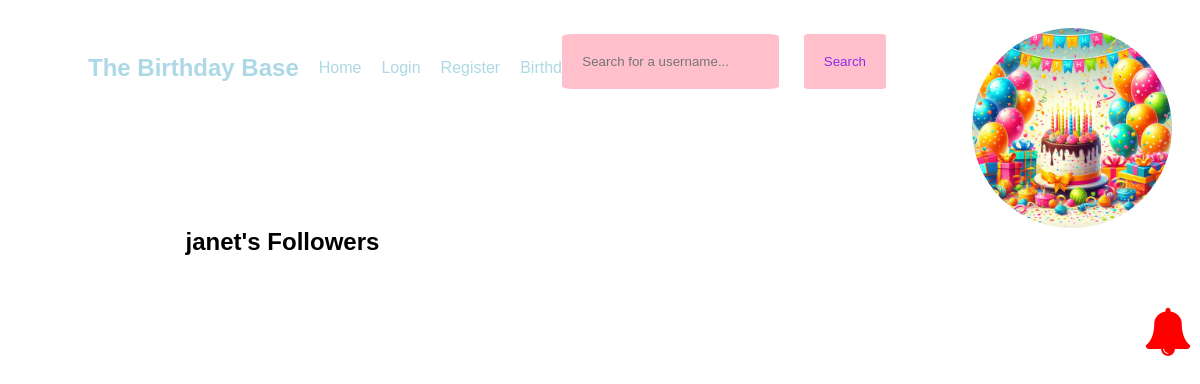
Before: /followers/janet with the older database file.
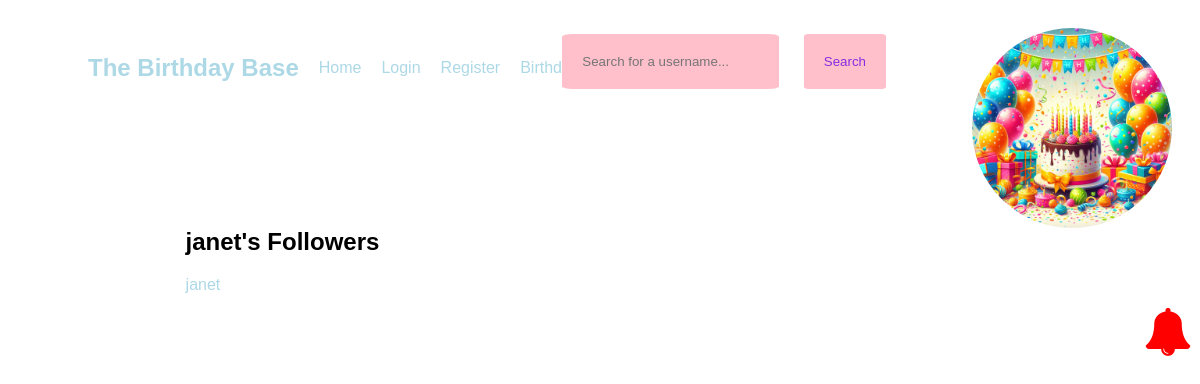
After: the same page with the newer database file.
### app.py (models this page shows, shortened)
class Follow(db.Model):
    follower_id = db.Column(db.Integer, db.ForeignKey("user.id"), primary_key=True)
    followed_id = db.Column(db.Integer, db.ForeignKey("user.id"), primary_key=True)
    timestamp = db.Column(db.DateTime, default=datetime.now())

class User(db.Model, UserMixin):
    id = db.Column(db.Integer, primary_key=True)
    username = db.Column(db.String(20), nullable=False, unique=True)
    password = db.Column(db.String(80), nullable=False)
    first_name = db.Column(db.String(20), nullable=False)
    last_name = db.Column(db.String(80), nullable=True)
    birthday = db.Column(db.Date, nullable=False)
    profile_pic = db.Column(db.String(), default="default.jpg")
    followed = db.relationship(
        "Follow",
        foreign_keys=[Follow.follower_id],
        backref=db.backref("follower", lazy="joined"),
        lazy="dynamic",
        cascade="all, delete-orphan",
    )
    followers = db.relationship(
        "Follow",
        foreign_keys=[Follow.followed_id],
        backref=db.backref("followed", lazy="joined"),
        lazy="dynamic",
        cascade="all, delete-orphan",
    )
    postsender = db.relationship(
        "Post",
        backref=backref("postsender", uselist=False),
        foreign_keys=[Post.sender],
        lazy=True,
    )

### app.py (the view)
@app.route("/followers/<username>")
def followers(username):
    user = User.query.filter_by(username=username).first_or_404()
    followers = Follow.query.filter_by(followed_id=user.id).all()
    return render_template("followers.html", followers=followers, user=user)

### app.py (called while the page is built)
@app.context_processor
def base():
    def notifbday():
        if current_user.is_authenticated:
            user_id = flask_login.current_user.id
            today = datetime.now()
            one = today + relativedelta(months=1)
            print(one)
            birthdays_in_last_month = User.query.join(
                Follow, User.id == Follow.follower_id
            ).filter(
                and_(
                    (func.extract('month', User.birthday) >= today.month),
                    (func.extract('day', User.birthday) >= today.day),
                ),
                and_(
                    (func.extract('month', User.birthday) <= one.month),
                    (func.extract('day', User.birthday) <= one.day)
                )
            ).all()
            print(birthdays_in_last_month)
            return birthdays_in_last_month
    return dict(notif=notifbday)

### templates/followers.html
{% extends 'base.html' %} {% block content %}
<section>
    <h1>
        {{ user.username }}'s Followers
    </h1>
    {% for f in followers %}
    <a href="{{ url_for('profile', username=f.follower.username) }}">
        {{ f.follower.username }}
      </a><br>
    {% endfor %}
</section>
{% endblock %}

Changed rows visible on the page:
added Follow: follower.username "janet"
